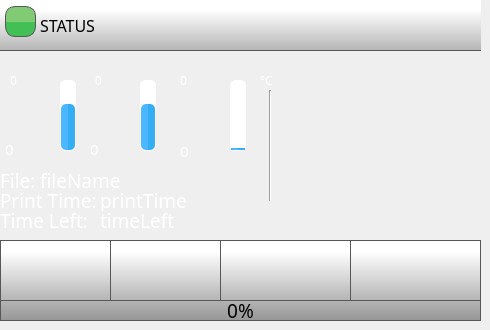
    <widget class="QWidget" name="homePage">
     <widget class="QPushButton" name="playPauseButton">
      <property name="geometry">
       <rect>
        <x>220</x>
        <y>240</y>
        <width>131</width>
        <height>61</height>
       </rect>
      </property>
      <property name="minimumSize">
       <size>
        <width>0</width>
        <height>0</height>
       </size>
      </property>
      <property name="font">
       <font>
        <family>Roboto</family>
       </font>
      </property>
      <property name="styleSheet">
       <string notr="true">QPushButton {
    border: 1px solid rgb(87, 87, 87);
	background-color: qlineargradient(spread:pad, x1:0, y1:1, x2:0, y2:0.188, stop:0 rgba(180, 180, 180, 255), stop:1 rgba(255, 255, 255, 255));
    
}

QPushButton:pressed {

    background-color: qlineargradient(x1: 0, y1: 0, x2: 0, y2: 1,
                                      stop: 0 #dadbde, stop: 1 #f6f7fa);
}

QPushButton:flat {
    border: none; /* no border for a flat push button */
}

QPushButton:default {
    border-color: navy; /* make the default button prominent */
}

QPushButton:focus {
	outline: none;
}</string>
      </property>
      <property name="text">
       <string/>
      </property>
      <property name="icon">
       <iconset>
        <normaloff>templates/img/play-button.png</normaloff>
        <normalon>templates/img/pause-button.png</normalon>templates/img/play-button.png</iconset>
      </property>
      <property name="iconSize">
       <size>
        <width>30</width>
        <height>30</height>
       </size>
      </property>
      <property name="checkable">
       <bool>true</bool>
      </property>
      <property name="checked">
       <bool>false</bool>
      </property>
      <property name="autoDefault">
       <bool>false</bool>
      </property>
      <property name="default">
       <bool>false</bool>
      </property>
      <property name="flat">
       <bool>false</bool>
      </property>
     </widget>
     <widget class="QPushButton" name="stopButton">
      <property name="geometry">
       <rect>
        <x>350</x>
        <y>240</y>
        <width>131</width>
        <height>61</height>
       </rect>
      </property>
      <property name="minimumSize">
       <size>
        <width>0</width>
        <height>0</height>
       </size>
      </property>
      <property name="font">
       <font>
        <family>Roboto</family>
       </font>
      </property>
      <property name="styleSheet">
       <string notr="true">QPushButton {
    border: 1px solid rgb(87, 87, 87);

	background-color: qlineargradient(spread:pad, x1:0, y1:1, x2:0, y2:0.188, stop:0 rgba(180, 180, 180, 255), stop:1 rgba(255, 255, 255, 255));
}

QPushButton:pressed {
    background-color: qlineargradient(x1: 0, y1: 0, x2: 0, y2: 1,
                                      stop: 0 #dadbde, stop: 1 #f6f7fa);
}

QPushButton:flat {
    border: none; /* no border for a flat push button */
}

QPushButton:default {
    border-color: navy; /* make the default button prominent */
}

QPushButton:focus {
	outline: none;
}</string>
      </property>
      <property name="text">
       <string/>
      </property>
      <property name="icon">
       <iconset>
        <normaloff>templates/img/video-player-stop-button.png</normaloff>templates/img/video-player-stop-button.png</iconset>
      </property>
      <property name="iconSize">
       <size>
        <width>25</width>
        <height>25</height>
       </size>
      </property>
     </widget>
     <widget class="Line" name="line">
      <property name="geometry">
       <rect>
        <x>260</x>
        <y>90</y>
        <width>20</width>
        <height>111</height>
       </rect>
      </property>
      <property name="orientation">
       <enum>Qt::Vertical</enum>
      </property>
     </widget>
     <widget class="QLabel" name="tool0Label">
      <property name="geometry">
       <rect>
        <x>10</x>
        <y>98</y>
        <width>31</width>
        <height>31</height>
       </rect>
      </property>
      <property name="font">
       <font>
        <family>Gotham Medium</family>
        <pointsize>14</pointsize>
        <weight>50</weight>
        <bold>false</bold>
        <underline>false</underline>
        <strikeout>false</strikeout>
       </font>
      </property>
      <property name="styleSheet">
       <string notr="true">
   color:  white;</string>
      </property>
      <property name="text">
       <string/>
      </property>
      <property name="pixmap">
       <pixmap>templates/img/Nozzle.png</pixmap>
      </property>
      <property name="scaledContents">
       <bool>true</bool>
      </property>
     </widget>
     <widget class="QLabel" name="FileNameLabel">
      <property name="geometry">
       <rect>
        <x>0</x>
        <y>170</y>
        <width>70</width>
        <height>21</height>
       </rect>
      </property>
      <property name="font">
       <font>
        <family>Gotham Light</family>
        <pointsize>14</pointsize>
        <weight>50</weight>
        <bold>false</bold>
       </font>
      </property>
      <property name="styleSheet">
       <string notr="true">color: rgb(255, 255, 255);</string>
      </property>
      <property name="text">
       <string>File:</string>
      </property>
     </widget>
     <widget class="QLabel" name="printTimeLabel">
      <property name="geometry">
       <rect>
        <x>0</x>
        <y>190</y>
        <width>111</width>
        <height>21</height>
       </rect>
      </property>
      <property name="font">
       <font>
        <family>Gotham Light</family>
        <pointsize>14</pointsize>
        <weight>50</weight>
        <bold>false</bold>
       </font>
      </property>
      <property name="styleSheet">
       <string notr="true">color: rgb(255, 255, 255);</string>
      </property>
      <property name="text">
       <string>Print Time:</string>
      </property>
     </widget>
     <widget class="QLabel" name="fileName">
      <property name="geometry">
       <rect>
        <x>40</x>
        <y>170</y>
        <width>211</width>
        <height>21</height>
       </rect>
      </property>
      <property name="font">
       <font>
        <family>Gotham Medium</family>
        <pointsize>14</pointsize>
       </font>
      </property>
      <property name="styleSheet">
       <string notr="true">color: rgb(255, 255, 255);
background-color: rgba(255, 255, 255, 0);</string>
      </property>
      <property name="text">
       <string>fileName</string>
      </property>
      <property name="scaledContents">
       <bool>true</bool>
      </property>
      <property name="wordWrap">
       <bool>false</bool>
      </property>
     </widget>
     <widget class="QLabel" name="printTime">
      <property name="geometry">
       <rect>
        <x>100</x>
        <y>190</y>
        <width>181</width>
        <height>21</height>
       </rect>
      </property>
      <property name="font">
       <font>
        <family>Gotham Medium</family>
        <pointsize>14</pointsize>
       </font>
      </property>
      <property name="styleSheet">
       <string notr="true">color: rgb(255, 255, 255);
background-color: rgba(255, 255, 255, 0);</string>
      </property>
      <property name="text">
       <string>printTime</string>
      </property>
     </widget>
     <widget class="QLabel" name="timeLeftLabel">
      <property name="geometry">
       <rect>
        <x>0</x>
        <y>210</y>
        <width>181</width>
        <height>21</height>
       </rect>
      </property>
      <property name="font">
       <font>
        <family>Gotham Light</family>
        <pointsize>14</pointsize>
        <weight>50</weight>
        <bold>false</bold>
       </font>
      </property>
      <property name="styleSheet">
       <string notr="true">color: rgb(255, 255, 255);</string>
      </property>
      <property name="text">
       <string>Time Left:</string>
      </property>
     </widget>
     <widget class="QProgressBar" name="bedTempBar">
      <property name="geometry">
       <rect>
        <x>230</x>
        <y>80</y>
        <width>16</width>
        <height>71</height>
       </rect>
      </property>
      <property name="styleSheet">
       <string notr="true">QProgressBar::chunk {
    border-radius: 5px;
	background-color: qlineargradient(spread:pad, x1:0.517, y1:0, x2:0.522, y2:0, stop:0.0336134 rgba(74, 183, 255, 255), stop:1 rgba(53, 173, 242, 255));
}

QProgressBar {
    border: 1px solid white;
    border-radius: 5px;
}
</string>
      </property>
      <property name="maximum">
       <number>300</number>
      </property>
      <property name="value">
       <number>10</number>
      </property>
      <property name="alignment">
       <set>Qt::AlignCenter</set>
      </property>
      <property name="textVisible">
       <bool>false</bool>
      </property>
      <property name="orientation">
       <enum>Qt::Vertical</enum>
      </property>
      <property name="format">
       <string>%v</string>
      </property>
     </widget>
     <widget class="QLabel" name="bedLabel">
      <property name="geometry">
       <rect>
        <x>175</x>
        <y>95</y>
        <width>41</width>
        <height>41</height>
       </rect>
      </property>
      <property name="font">
       <font>
        <family>Gotham Medium</family>
        <pointsize>14</pointsize>
        <weight>50</weight>
        <bold>false</bold>
        <underline>false</underline>
        <strikeout>false</strikeout>
       </font>
      </property>
      <property name="styleSheet">
       <string notr="true">
   color:  white;
background-color: rgba(255, 255, 255, 0);</string>
      </property>
      <property name="text">
       <string/>
      </property>
      <property name="pixmap">
       <pixmap>templates/img/bed.png</pixmap>
      </property>
      <property name="scaledContents">
       <bool>true</bool>
      </property>
     </widget>
     <widget class="QLabel" name="tool0TargetTemperature">
      <property name="geometry">
       <rect>
        <x>10</x>
        <y>70</y>
        <width>70</width>
        <height>21</height>
       </rect>
      </property>
      <property name="font">
       <font>
        <family>Gotham Medium</family>
        <pointsize>9</pointsize>
        <weight>50</weight>
        <bold>false</bold>
        <underline>false</underline>
        <strikeout>false</strikeout>
       </font>
      </property>
      <property name="styleSheet">
       <string notr="true">
   color:  white;
background-color: rgba(255, 255, 255, 0);</string>
      </property>
      <property name="text">
       <string>0</string>
      </property>
     </widget>
     <widget class="QProgressBar" name="tool0TempBar">
      <property name="geometry">
       <rect>
        <x>60</x>
        <y>80</y>
        <width>16</width>
        <height>71</height>
       </rect>
      </property>
      <property name="styleSheet">
       <string notr="true">QProgressBar::chunk {
    border-radius: 5px;
	background-color: qlineargradient(spread:pad, x1:0.517, y1:0, x2:0.522, y2:0, stop:0.0336134 rgba(74, 183, 255, 255), stop:1 rgba(53, 173, 242, 255));
}

QProgressBar {
    border: 1px solid white;
    border-radius: 5px;
}
</string>
      </property>
      <property name="maximum">
       <number>300</number>
      </property>
      <property name="value">
       <number>200</number>
      </property>
      <property name="alignment">
       <set>Qt::AlignCenter</set>
      </property>
      <property name="textVisible">
       <bool>false</bool>
      </property>
      <property name="orientation">
       <enum>Qt::Vertical</enum>
      </property>
      <property name="format">
       <string>%v</string>
      </property>
     </widget>
     <widget class="QLabel" name="tool0ActualTemperature">
      <property name="geometry">
       <rect>
        <x>5</x>
        <y>140</y>
        <width>71</width>
        <height>18</height>
       </rect>
      </property>
      <property name="font">
       <font>
        <family>Gotham Medium</family>
        <pointsize>11</pointsize>
        <weight>50</weight>
        <bold>false</bold>
        <underline>false</underline>
        <strikeout>false</strikeout>
       </font>
      </property>
      <property name="styleSheet">
       <string notr="true">
   color:  white;
background-color: rgba(0, 0, 0, 0);</string>
      </property>
      <property name="text">
       <string>0</string>
      </property>
     </widget>
     <widget class="QLabel" name="bedActualTemperatute">
      <property name="geometry">
       <rect>
        <x>180</x>
        <y>140</y>
        <width>70</width>
        <height>21</height>
       </rect>
      </property>
      <property name="font">
       <font>
        <family>Gotham Medium</family>
        <pointsize>11</pointsize>
        <weight>50</weight>
        <bold>false</bold>
        <underline>false</underline>
        <strikeout>false</strikeout>
       </font>
      </property>
      <property name="styleSheet">
       <string notr="true">
   color:  white;
background-color: rgba(0, 0, 0, 0);</string>
      </property>
      <property name="text">
       <string>0</string>
      </property>
     </widget>
     <widget class="QLabel" name="bedTargetTemperature">
      <property name="geometry">
       <rect>
        <x>180</x>
        <y>70</y>
        <width>70</width>
        <height>21</height>
       </rect>
      </property>
      <property name="font">
       <font>
        <family>Gotham Medium</family>
        <pointsize>9</pointsize>
        <weight>50</weight>
        <bold>false</bold>
        <underline>false</underline>
        <strikeout>false</strikeout>
       </font>
      </property>
      <property name="styleSheet">
       <string notr="true">
   color:  white;
background-color: rgba(255, 255, 255, 0);</string>
      </property>
      <property name="text">
       <string>0</string>
      </property>
     </widget>
     <widget class="QPushButton" name="menuButton">
      <property name="geometry">
       <rect>
        <x>0</x>
        <y>240</y>
        <width>111</width>
        <height>61</height>
       </rect>
      </property>
      <property name="minimumSize">
       <size>
        <width>0</width>
        <height>0</height>
       </size>
      </property>
      <property name="font">
       <font>
        <family>Gotham Light</family>
        <pointsize>13</pointsize>
       </font>
      </property>
      <property name="styleSheet">
       <string notr="true">QPushButton {
     border: 1px solid rgb(87, 87, 87);
	background-color: qlineargradient(spread:pad, x1:0, y1:1, x2:0, y2:0.188, stop:0 rgba(180, 180, 180, 255), stop:1 rgba(255, 255, 255, 255));
    

}

QPushButton:pressed {

    background-color: qlineargradient(x1: 0, y1: 0, x2: 0, y2: 1,
                                      stop: 0 #dadbde, stop: 1 #f6f7fa);
}

QPushButton:flat {
    border: none; /* no border for a flat push button */
}

QPushButton:default {
    border-color: navy; /* make the default button prominent */
}

QPushButton:focus {
	outline: none;
}</string>
      </property>
      <property name="text">
       <string/>
      </property>
      <property name="icon">
       <iconset>
        <normaloff>templates/img/menu.png</normaloff>templates/img/menu.png</iconset>
      </property>
      <property name="iconSize">
       <size>
        <width>40</width>
        <height>40</height>
       </size>
      </property>
      <property name="checkable">
       <bool>false</bool>
      </property>
      <property name="autoDefault">
       <bool>false</bool>
      </property>
      <property name="default">
       <bool>false</bool>
      </property>
      <property name="flat">
       <bool>false</bool>
      </property>
     </widget>
     <widget class="QProgressBar" name="printProgressBar">
      <property name="geometry">
       <rect>
        <x>0</x>
        <y>300</y>
        <width>481</width>
        <height>21</height>
       </rect>
      </property>
      <property name="font">
       <font>
        <family>Gotham</family>
        <pointsize>14</pointsize>
        <weight>50</weight>
        <italic>false</italic>
        <bold>false</bold>
        <stylestrategy>PreferAntialias</stylestrategy>
       </font>
      </property>
      <property name="styleSheet">
       <string notr="true">QProgressBar::chunk {

	background-color: qlineargradient(spread:pad, x1:0, y1:0.523, x2:0, y2:0.534, stop:0 rgba(130, 203, 117, 255), stop:1 rgba(66, 191, 85, 255));
border: 1px solid green;
}

QProgressBar {
    border: 1px solid rgb(87, 87, 87);
 /*  border-bottom-left-radius: 10px;
 border-bottom-right-radius: 10px;*/
	background-color: qlineargradient(spread:pad, x1:0, y1:1, x2:0, y2:0, stop:0 rgba(150, 150, 150, 255), stop:1 rgba(180, 180, 180, 255));
}
</string>
      </property>
      <property name="maximum">
       <number>100</number>
      </property>
      <property name="value">
       <number>0</number>
      </property>
      <property name="alignment">
       <set>Qt::AlignCenter</set>
      </property>
      <property name="textVisible">
       <bool>true</bool>
      </property>
      <property name="orientation">
       <enum>Qt::Horizontal</enum>
      </property>
      <property name="format">
       <string>%p%</string>
      </property>
     </widget>
     <widget class="QLabel" name="timeLeft">
      <property name="geometry">
       <rect>
        <x>100</x>
        <y>210</y>
        <width>181</width>
        <height>21</height>
       </rect>
      </property>
      <property name="font">
       <font>
        <family>Gotham Medium</family>
        <pointsize>14</pointsize>
       </font>
      </property>
      <property name="styleSheet">
       <string notr="true">color: rgb(255, 255, 255);
background-color: rgba(255, 255, 255, 0);</string>
      </property>
      <property name="text">
       <string>timeLeft</string>
      </property>
      <property name="wordWrap">
       <bool>false</bool>
      </property>
     </widget>
     <widget class="QLabel" name="printerStatus">
      <property name="geometry">
       <rect>
        <x>40</x>
        <y>0</y>
        <width>441</width>
        <height>51</height>
       </rect>
      </property>
      <property name="font">
       <font>
        <family>Gotham</family>
        <pointsize>12</pointsize>
        <weight>50</weight>
        <bold>false</bold>
        <underline>false</underline>
        <strikeout>false</strikeout>
       </font>
      </property>
      <property name="styleSheet">
       <string notr="true">
background-color: rgba(255, 255, 255, 0);</string>
      </property>
      <property name="text">
       <string>STATUS</string>
      </property>
      <property name="scaledContents">
       <bool>true</bool>
      </property>
      <property name="alignment">
       <set>Qt::AlignLeading|Qt::AlignLeft|Qt::AlignVCenter</set>
      </property>
      <property name="wordWrap">
       <bool>true</bool>
      </property>
     </widget>
     <widget class="QPushButton" name="controlButton">
      <property name="geometry">
       <rect>
        <x>110</x>
        <y>240</y>
        <width>111</width>
        <height>61</height>
       </rect>
      </property>
      <property name="minimumSize">
       <size>
        <width>0</width>
        <height>0</height>
       </size>
      </property>
      <property name="font">
       <font>
        <family>Gotham Light</family>
        <pointsize>13</pointsize>
       </font>
      </property>
      <property name="styleSheet">
       <string notr="true">QPushButton {
     border: 1px solid rgb(87, 87, 87);

	background-color: qlineargradient(spread:pad, x1:0, y1:1, x2:0, y2:0.188, stop:0 rgba(180, 180, 180, 255), stop:1 rgba(255, 255, 255, 255));
}

QPushButton:pressed {
    background-color: qlineargradient(x1: 0, y1: 0, x2: 0, y2: 1,
                                      stop: 0 #dadbde, stop: 1 #f6f7fa);
}

QPushButton:flat {
    border: none; /* no border for a flat push button */
}

QPushButton:default {
    border-color: navy; /* make the default button prominent */
}

QPushButton:focus {
	outline: none;
}</string>
      </property>
      <property name="text">
       <string/>
      </property>
      <property name="icon">
       <iconset>
        <normaloff>templates/img/settings-1.png</normaloff>templates/img/settings-1.png</iconset>
      </property>
      <property name="iconSize">
       <size>
        <width>40</width>
        <height>40</height>
       </size>
      </property>
      <property name="checkable">
       <bool>false</bool>
      </property>
      <property name="autoDefault">
       <bool>false</bool>
      </property>
      <property name="default">
       <bool>false</bool>
      </property>
      <property name="flat">
       <bool>false</bool>
      </property>
     </widget>
     <widget class="QLabel" name="printerStatusColour">
      <property name="geometry">
       <rect>
        <x>5</x>
        <y>6</y>
        <width>31</width>
        <height>31</height>
       </rect>
      </property>
      <property name="font">
       <font>
        <family>Gotham</family>
        <pointsize>10</pointsize>
        <weight>50</weight>
        <bold>false</bold>
        <underline>false</underline>
        <strikeout>false</strikeout>
       </font>
      </property>
      <property name="styleSheet">
       <string notr="true">     border: 1px solid rgb(87, 87, 87);
	border-radius: 10px;
	background-color: qlineargradient(spread:pad, x1:0, y1:0.523, x2:0, y2:0.534, stop:0 rgba(130, 203, 117, 255), stop:1 rgba(66, 191, 85, 255));</string>
      </property>
      <property name="text">
       <string/>
      </property>
      <property name="alignment">
       <set>Qt::AlignCenter</set>
      </property>
     </widget>
     <widget class="QLabel" name="celciusLabel">
      <property name="geometry">
       <rect>
        <x>260</x>
        <y>70</y>
        <width>70</width>
        <height>21</height>
       </rect>
      </property>
      <property name="font">
       <font>
        <family>Gotham Medium</family>
        <pointsize>9</pointsize>
        <weight>50</weight>
        <bold>false</bold>
        <underline>false</underline>
        <strikeout>false</strikeout>
       </font>
      </property>
      <property name="styleSheet">
       <string notr="true">
   color:  white;
background-color: rgba(255, 255, 255, 0);</string>
      </property>
      <property name="text">
       <string>°C</string>
      </property>
     </widget>
     <widget class="QLabel" name="tool1TargetTemperature">
      <property name="geometry">
       <rect>
        <x>95</x>
        <y>70</y>
        <width>70</width>
        <height>21</height>
       </rect>
      </property>
      <property name="font">
       <font>
        <family>Gotham Medium</family>
        <pointsize>9</pointsize>
        <weight>50</weight>
        <bold>false</bold>
        <underline>false</underline>
        <strikeout>false</strikeout>
       </font>
      </property>
      <property name="styleSheet">
       <string notr="true">
   color:  white;
background-color: rgba(255, 255, 255, 0);</string>
      </property>
      <property name="text">
       <string>0</string>
      </property>
     </widget>
     <widget class="QLabel" name="tool1Label">
      <property name="geometry">
       <rect>
        <x>95</x>
        <y>98</y>
        <width>31</width>
        <height>31</height>
       </rect>
      </property>
      <property name="font">
       <font>
        <family>Gotham Medium</family>
        <pointsize>14</pointsize>
        <weight>50</weight>
        <bold>false</bold>
        <underline>false</underline>
        <strikeout>false</strikeout>
       </font>
      </property>
      <property name="styleSheet">
       <string notr="true">
   color:  white;</string>
      </property>
      <property name="text">
       <string/>
      </property>
      <property name="pixmap">
       <pixmap>templates/img/Nozzle.png</pixmap>
      </property>
      <property name="scaledContents">
       <bool>true</bool>
      </property>
     </widget>
     <widget class="QProgressBar" name="tool1TempBar">
      <property name="geometry">
       <rect>
        <x>140</x>
        <y>80</y>
        <width>16</width>
        <height>71</height>
       </rect>
      </property>
      <property name="styleSheet">
       <string notr="true">QProgressBar::chunk {
    border-radius: 5px;
	background-color: qlineargradient(spread:pad, x1:0.517, y1:0, x2:0.522, y2:0, stop:0.0336134 rgba(74, 183, 255, 255), stop:1 rgba(53, 173, 242, 255));
}

QProgressBar {
    border: 1px solid white;
    border-radius: 5px;
}
</string>
      </property>
      <property name="maximum">
       <number>300</number>
      </property>
      <property name="value">
       <number>200</number>
      </property>
      <property name="alignment">
       <set>Qt::AlignCenter</set>
      </property>
      <property name="textVisible">
       <bool>false</bool>
      </property>
      <property name="orientation">
       <enum>Qt::Vertical</enum>
      </property>
      <property name="format">
       <string>%v</string>
      </property>
     </widget>
     <widget class="QLabel" name="tool1ActualTemperature">
      <property name="geometry">
       <rect>
        <x>90</x>
        <y>140</y>
        <width>71</width>
        <height>18</height>
       </rect>
      </property>
      <property name="font">
       <font>
        <family>Gotham Medium</family>
        <pointsize>11</pointsize>
        <weight>50</weight>
        <bold>false</bold>
        <underline>false</underline>
        <strikeout>false</strikeout>
       </font>
      </property>
      <property name="styleSheet">
       <string notr="true">
   color:  white;
background-color: rgba(0, 0, 0, 0);</string>
      </property>
      <property name="text">
       <string>0</string>
      </property>
     </widget>
     <widget class="QLabel" name="statusBar">
      <property name="geometry">
       <rect>
        <x>0</x>
        <y>0</y>
        <width>481</width>
        <height>51</height>
       </rect>
      </property>
      <property name="font">
       <font>
        <family>Gotham Medium</family>
        <pointsize>14</pointsize>
       </font>
      </property>
      <property name="styleSheet">
       <string notr="true">     border-bottom: 1px solid rgb(87, 87, 87);
	background-color: qlineargradient(spread:pad, x1:0, y1:1, x2:0, y2:0.188, stop:0 rgba(180, 180, 180, 255), stop:1 rgba(255, 255, 255, 255));</string>
      </property>
      <property name="frameShape">
       <enum>QFrame::NoFrame</enum>
      </property>
      <property name="frameShadow">
       <enum>QFrame::Raised</enum>
      </property>
      <property name="text">
       <string/>
      </property>
     </widget>
     <widget class="QLabel" name="printPreviewMain">
      <property name="geometry">
       <rect>
        <x>270</x>
        <y>30</y>
        <width>210</width>
        <height>210</height>
       </rect>
      </property>
      <property name="styleSheet">
       <string notr="true">background-color: rgba(255, 255, 255, 0);</string>
      </property>
      <property name="text">
       <string/>
      </property>
      <property name="pixmap">
       <pixmap>templates/img/thumbnail.png</pixmap>
      </property>
      <property name="scaledContents">
       <bool>true</bool>
      </property>
     </widget>
     <zorder>printPreviewMain</zorder>
     <zorder>line</zorder>
     <zorder>statusBar</zorder>
     <zorder>playPauseButton</zorder>
     <zorder>stopButton</zorder>
     <zorder>tool0Label</zorder>
     <zorder>FileNameLabel</zorder>
     <zorder>printTimeLabel</zorder>
     <zorder>fileName</zorder>
     <zorder>printTime</zorder>
     <zorder>timeLeftLabel</zorder>
     <zorder>bedTempBar</zorder>
     <zorder>bedLabel</zorder>
     <zorder>tool0TempBar</zorder>
     <zorder>tool0ActualTemperature</zorder>
     <zorder>tool0TargetTemperature</zorder>
     <zorder>bedActualTemperatute</zorder>
     <zorder>bedTargetTemperature</zorder>
     <zorder>menuButton</zorder>
     <zorder>timeLeft</zorder>
     <zorder>controlButton</zorder>
     <zorder>printProgressBar</zorder>
     <zorder>printerStatus</zorder>
     <zorder>printerStatusColour</zorder>
     <zorder>celciusLabel</zorder>
     <zorder>tool1TargetTemperature</zorder>
     <zorder>tool1Label</zorder>
     <zorder>tool1TempBar</zorder>
     <zorder>tool1ActualTemperature</zorder>
    </widget>
